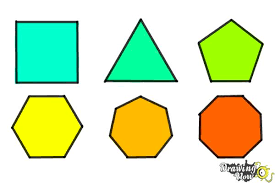
#> input picture shapes.png, 275 x 183 px
$ python main.py
#> lines starting #> are read from the running program, lines starting #| are printed output that depends on the picture; after the words box and inside, x2 and y2 are one past the last pixel; in counts of white or black regions, pixels touching at a corner belong together
# -*- coding: utf-8 -*-
"""
Created on Thu Jan 20 21:55:56 2022

@author: Alabi Abiodun
"""
import cv2

img = cv2.imread('shapes.png')
#> img is the input picture: shape (183, 275, 3); mean B, G, R 178.1, 229.1, 208.9


imgGray = cv2.cvtColor(img, cv2.COLOR_BGR2GRAY)
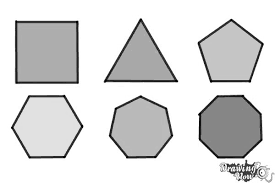
#> imgGray: shape (183, 275); min 0, max 255, mean 217.3
imgBlur = cv2.GaussianBlur(imgGray, (5,5),0)
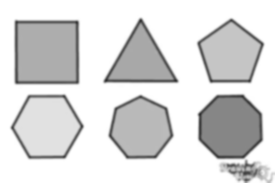
#> imgBlur: shape (183, 275); min 48, max 255, mean 217.3
imgCanny = cv2.Canny(imgBlur, 50,50)
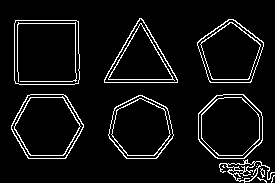
#> imgCanny: shape (183, 275); 6.3% white in thin lines or dots, all inside (x1, y1, x2, y2) = (11, 18, 275, 183)


contours,hierarchy = cv2.findContours(imgCanny, cv2.RETR_EXTERNAL, cv2.CHAIN_APPROX_NONE)
#> contours = 11 contours, 4 with area under 20; largest, box (x1, y1, x2, y2) and area: (14, 20, 80, 85) 4106, (11, 94, 84, 159) 3548, (198, 94, 263, 159) 3404, (108, 95, 174, 159) 3088, (197, 19, 264, 83) 2997, (104, 18, 178, 83) 2530, (219, 159, 275, 183) 474
imgContour = img.copy()

for cnt in contours:
    area = cv2.contourArea(cnt)

    if area > 500:
        contourImage = cv2.drawContours(imgContour, cnt, -1, (255,0,0),2)
        peri = cv2.arcLength(cnt, True)
        approx = cv2.approxPolyDP(cnt,0.02*peri, True)
        objectCorner = len(approx)


        x,y,w,h = cv2.boundingRect(approx)


        if objectCorner == 3:
            objectType = "Tri"

        elif objectCorner == 4:
            objectType = "Square"

        elif objectCorner == 5:
            objectType = "Pent"

        elif objectCorner == 6:
            objectType = "Hex"

        elif objectCorner == 7:
            objectType = "Hep"

        elif objectCorner == 8:
            objectType = "Oct"

        else:
            objectType = "None"

        cv2.rectangle(imgContour,(x,y),(x+w,y+h),(0,255,0),2)
        cv2.putText(imgContour, objectType, (x+(w//2)-10,y+(h//2)-10),
                    cv2.FONT_HERSHEY_COMPLEX,0.5,(0,0,255), 1)
#> this loop made 11 passes
#> (area, peri, approx, objectCorner, x, y, w, h) on passes 9, 11: (4105.5, 254.7, [[15, 20], [15, 83], [78, 83], [78, 21]], 4, 15, 20, 64, 64), (2530.5, 232.4, [[139, 18], [104, 82], [177, 82]], 3, 104, 18, 74, 65)
#> (area, peri, objectCorner, x, y, w, h, objectType) on passes 6, 7, 8, 10: (3088.5, 213.2, 7, 109, 95, 65, 64, 'Hep'), (3403.5, 213.2, 8, 198, 94, 65, 65, 'Oct'), (3547.5, 230.4, 6, 11, 95, 73, 64, 'Hex'), (2997, 215.8, 5, 197, 19, 67, 64, 'Pent')
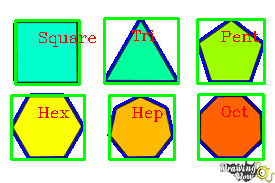
#> imgContour: shape (183, 275, 3); 14.68% of pixels changed, all inside (x1, y1, x2, y2) = (10, 17, 266, 161)


cv2.imshow('Original Image', img)
cv2.imshow('Gray Image',imgGray)
cv2.imshow('Blur Image', imgBlur)
cv2.imshow('Edge Detection', imgCanny)
cv2.imshow('Contour Image', contourImage)
#cv2.imshow('Rect. Image', rect)


cv2.waitKey(0)

cv2.destroyAllWindows()
